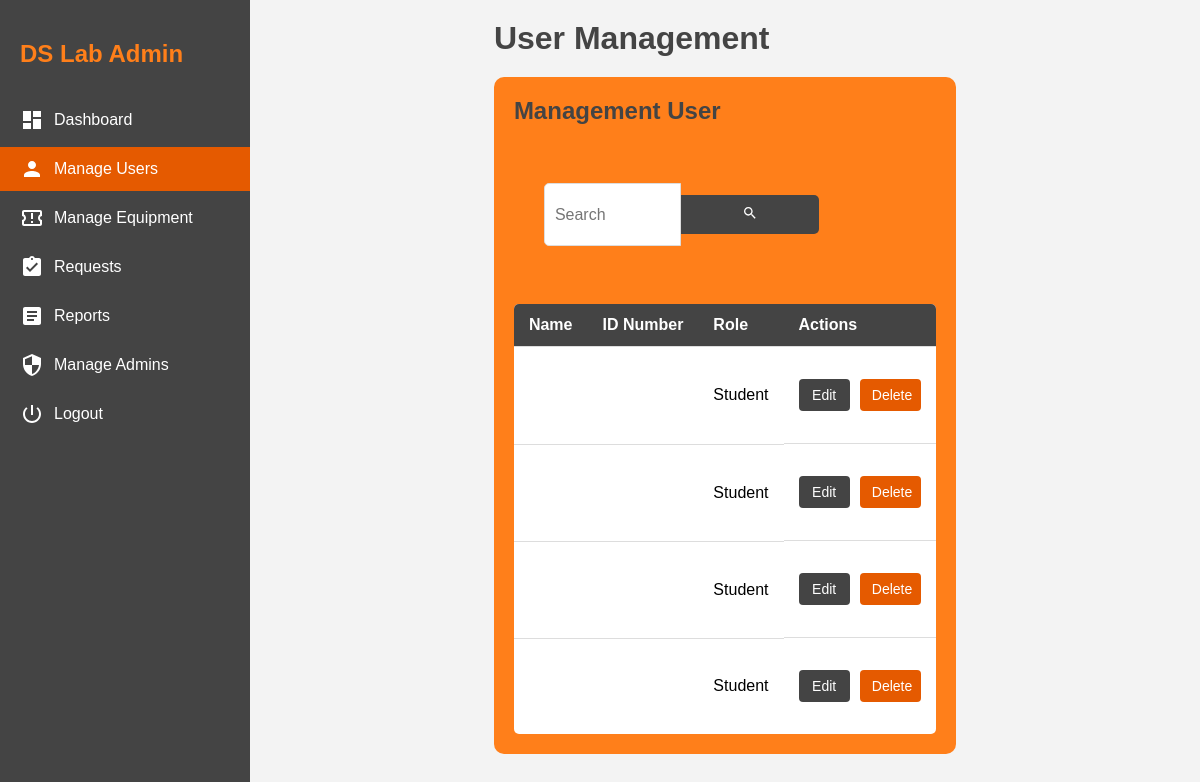
The app's page /admin-user-management.php (signed in) with its own data.
### tables this page shows
CREATE TABLE `users` (
  `id` int(11) NOT NULL,
  `first_name` varchar(50) DEFAULT NULL,
  `last_name` varchar(50) DEFAULT NULL,
  `username` varchar(50) DEFAULT NULL,
  `email` varchar(100) DEFAULT NULL,
  `password` varchar(255) DEFAULT NULL,
  `reset_token` varchar(255) DEFAULT NULL,
  `reset_expires` datetime DEFAULT NULL,
  `program` varchar(100) DEFAULT NULL,
  `student_no` varchar(20) DEFAULT NULL
);

### admin-user-management.php (the view, shortened to what this page needs)
<?php
include 'db.php';
$admin_id = $_SESSION['admin_id'];
$stmt = $conn->prepare("SELECT * FROM admins WHERE id = ?");
$stmt->bind_param("i", $admin_id);
$stmt->execute();
$result = $stmt->get_result();
$admin = $result->fetch_assoc();
$perm_stmt = $conn->prepare("SELECT * FROM admin_permissions WHERE admin_id = ?");
$perm_stmt->bind_param("i", $admin_id);
$perm_stmt->execute();
$perm_result = $perm_stmt->get_result();
$permissions = $perm_result->fetch_assoc();
$search_query = '';
if (isset($_GET['search']) && !empty($_GET['search'])) {
    $search_query = $_GET['search'];
    $sql = "SELECT * FROM users WHERE id LIKE ? OR id LIKE ?";
    $search_param = "%" . $search_query . "%";
    $stmt = $conn->prepare($sql);
    $stmt->bind_param("ss", $search_param, $search_param);
} else {
    $sql = "SELECT * FROM users";
    $stmt = $conn->prepare($sql);
}
$stmt->execute();
$result = $stmt->get_result();
?>
<!DOCTYPE html>
<html lang="en">
<head>
    <link rel="stylesheet" href="style.css">
</head>
<body>
    <div class="admin-container">
        <div class="admin-sidenav" id="adminSideNav">
            <h2>DS Lab Admin</h2>
            <ul>
                <li><a href="admin-dashboard.php">
                    <span class="icon">
                        <svg xmlns="http://www.w3.org/2000/svg" width="24" height="24" viewBox="0 0 24 24" fill="currentColor">
                            <path d="M3 13h8V3H3v10zm0 8h8v-6H3v6zm10 0h8V11h-8v10zm0-18v6h8V3h-8z"/>
                        </svg>
                    </span>
                    Dashboard
                </a></li>
                <?php if ($permissions['can_manage_users']): ?>
                <li><a href="admin-user-management.php" class="active">
                    <span class="icon">
                        <svg xmlns="http://www.w3.org/2000/svg" width="24" height="24" viewBox="0 0 24 24" fill="currentColor">
                            <path d="M12 12c2.21 0 4-1.79 4-4s-1.79-4-4-4-4 1.79-4 4 1.79 4 4 4zm0 2c-2.67 0-8 1.34-8 4v2h16v-2c0-2.66-5.33-4-8-4z"/>
                        </svg>
                    </span>
                    Manage Users
                </a></li>
                <?php endif; ?>
                <?php if ($permissions['can_manage_equipment']): ?>
                <li><a href="admin-equipment.php">
                    <span class="icon">
                    </span>
                    Manage Equipment
                </a></li>
                <?php endif; ?>
                <?php if ($permissions['can_approve_requests']): ?>
                <li><a href="admin-requests.php">
                    <span class="icon">
                    </span>
                    Requests
                </a></li>
                <?php endif; ?>
                <?php if ($permissions['can_view_reports']): ?>
                <li><a href="admin-reports.php">
                    <span class="icon">
                        <svg xmlns="http://www.w3.org/2000/svg" width="24" height="24" viewBox="0 0 24 24" fill="currentColor">
                            <path d="M19 3H5c-1.1 0-2 .9-2 2v14c0 1.1.9 2 2 2h14c1.1 0 2-.9 2-2V5c0-1.1-.9-2-2-2zm-5 14H7v-2h7v2zm3-4H7v-2h10v2zm0-4H7V7h10v2z"/>
                        </svg>
                    </span>
                    Reports
                </a></li>
                <?php endif; ?>
                <?php if ($permissions['can_manage_admins'] && $admin['is_super_admin']): ?>
                <li><a href="admin-manage-admins.php">
                    <span class="icon">
                        <svg xmlns="http://www.w3.org/2000/svg" width="24" height="24" viewBox="0 0 24 24" fill="currentColor">
                            <path d="M12 1L3 5v6c0 5.55 3.84 10.74 9 12 5.16-1.26 9-6.45 9-12V5l-9-4zm0 10.99h7c-.53 4.12-3.28 7.79-7 8.94V12H5V6.3l7-3.11v8.8z"/>
                        </svg>
                    </span>
                    Manage Admins
                </a></li>
                <?php endif; ?>
                <li><a href="admin-logout.php">
                    <span class="icon">
                    </span>
                    Logout
                </a></li>
            </ul>
        </div>
        <div class="admin-content">
            <div class="admin-header">
                <h1>User Management</h1>
            </div>
            <div class="user-management-container">
                <div class="user-management-header">
                    <h2>Management User</h2>
                </div>
                <form action="" method="GET" class="search-container">
                    <input type="text" name="search" placeholder="Search" value="<?php echo htmlspecialchars($search_query); ?>">
                    <button type="submit">
                    </button>
                </form>
                <div class="table-container">
                    <table class="user-table">
                        <thead>
                            <tr>
                                <th>Name</th>
                                <th>ID Number</th>
                                <th>Role</th>
                                <th>Actions</th>
                            </tr>
                        </thead>
                        <tbody>
                            <?php
                            if ($result->num_rows > 0) {
                                while ($row = $result->fetch_assoc()) {
                                    $name = htmlspecialchars($row['name']);
                                    $id_number = htmlspecialchars($row['id_number']);
                                    $role = isset($row['role']) ? htmlspecialchars($row['role']) : 'Student';
                                    echo "<tr>";
                                    echo "<td>{$name}</td>";
                                    echo "<td>{$id_number}</td>";
                                    echo "<td>{$role}</td>";
                                    echo "<td class='action-buttons'>
                                            <button class='edit-btn' onclick=\"location.href='admin-edit-user.php?id={$row['id']}'\">Edit</button>
                                            <button class='delete-btn' onclick=\"if(confirm('Are you sure you want to delete this user?')) location.href='admin-delete-user.php?id={$row['id']}'\">Delete</button>
                                          </td>";
                                    echo "</tr>";
                                }
                            } else {
                                echo "<tr><td colspan='4' style='text-align:center;'>No users found</td></tr>";
                            }
                            ?>
                        </tbody>
                    </table>
                </div>
            </div>
        </div>
    </div>
</body>
</html>

### style.css (style rules this page uses)
body { font-family: Arial, Helvetica, sans-serif; margin: 0; padding: 0; min-height: 100vh; background: #f3f3f3; overflow-x: hidden; display: flex; flex-direction: column; align-items: center; justify-content: center; height: 100vh; }
form { display: block; width: 100%; max-width: fit-content; padding: 30px; border-radius: 10px; }
input[type="email"], input[type="password"], input[type="text"] { width: 100%; padding: 12px 20px; margin: 8px 0; display: block; border: 1px solid #ccc; box-sizing: border-box; border-radius: 20px; }
button { background-color: orange; color: white; padding: 14px 20px; margin: 20px auto; border-radius: 20px; cursor: pointer; width: 50%; display: block; }

### admin-user-management.php (style rules this page uses)
body, html { margin: 0; padding: 0; overflow-x: hidden; }
.admin-container { display: flex; min-height: 100vh; }
.admin-sidenav { width: 250px; background-color: #444; color: white; padding-top: 20px; position: fixed; height: 100%; z-index: 1; transition: all 0.3s; left: 0; top: 0; }
.admin-sidenav h2 { color: #ff7f1a; padding: 0 20px; margin-bottom: 30px; }
.admin-sidenav ul { list-style: none; padding: 0; }
.admin-sidenav li { margin-bottom: 5px; }
.admin-sidenav a { display: flex; align-items: center; padding: 10px 20px; color: white; text-decoration: none; transition: background-color 0.3s; }
.admin-sidenav a:hover, .admin-sidenav a.active { background-color: #e55a00; }
.admin-sidenav .icon { margin-right: 10px; display: inline-flex; }
.admin-content { flex: 1; margin-left: 250px; padding: 20px; transition: margin-left 0.3s; }
.admin-header { display: flex; justify-content: space-between; align-items: center; margin-bottom: 20px; }
.admin-header h1 { color: #444; margin: 0; }
.user-management-container { background-color: #ff7f1a; border-radius: 10px; padding: 20px; margin-bottom: 20px; }
.user-management-header { display: flex; justify-content: space-between; align-items: center; margin-bottom: 20px; }
.user-management-header h2 { color: #444; margin: 0; }
.search-container { display: flex; margin-bottom: 20px; }
.search-container input[type="text"] { flex: 1; padding: 10px; border: 1px solid #ddd; border-radius: 5px 0 0 5px; font-size: 16px; }
.search-container button { background-color: #444; color: white; border: none; padding: 10px 15px; border-radius: 0 5px 5px 0; cursor: pointer; }
.user-table { width: 100%; border-collapse: collapse; background-color: white; border-radius: 5px; overflow: hidden; }
.user-table th, .user-table td { padding: 12px 15px; text-align: left; border-bottom: 1px solid #ddd; }
.user-table th { background-color: #444; color: white; }
.user-table tr:last-child td { border-bottom: none; }
.action-buttons { display: flex; gap: 10px; }
.action-buttons button { padding: 8px 12px; border: none; border-radius: 4px; cursor: pointer; font-size: 14px; transition: background-color 0.3s; }
.edit-btn { background-color: #444; color: white; }
.delete-btn { background-color: #e55a00; color: white; }

### records on screen
users: role "Student"
users: role "Student"
users: role "Student"
users: role "Student"
